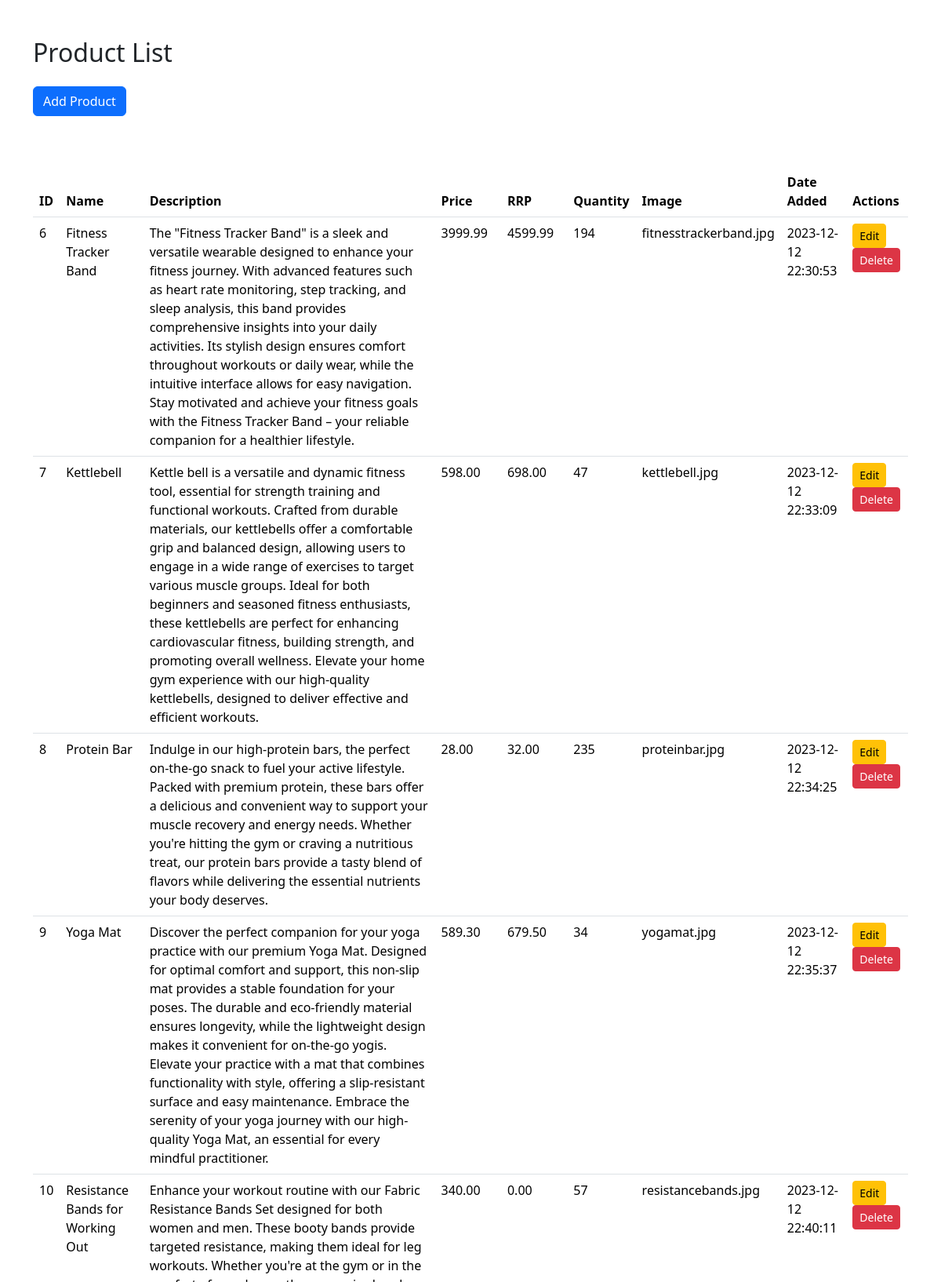
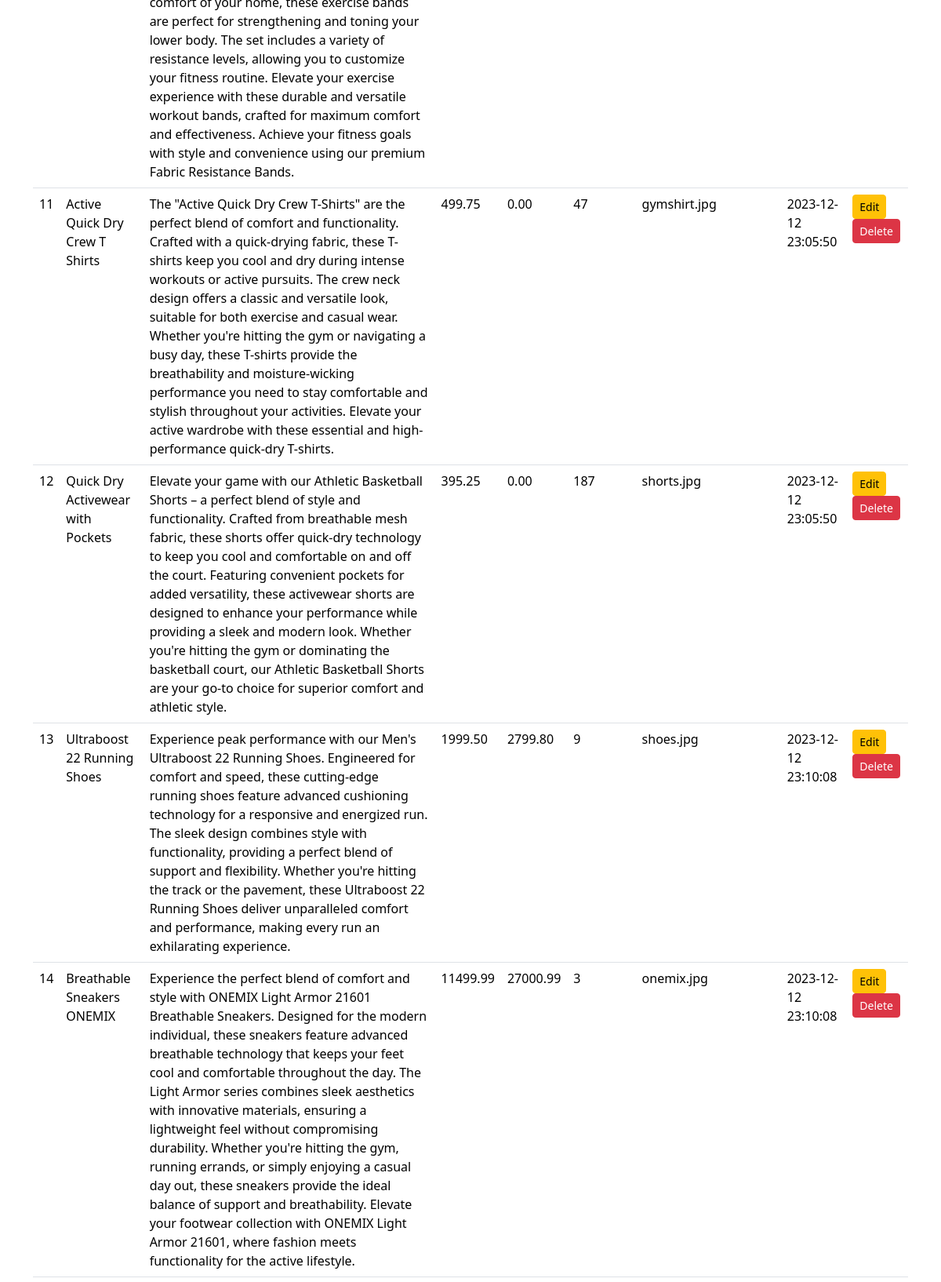
The page /User/shopmanager.php (upper part) on the database its author committed (2 pictures, top to bottom).
### tables this page shows
CREATE TABLE `products` (
  `id` int(11) NOT NULL,
  `name` varchar(200) NOT NULL,
  `desc` text NOT NULL,
  `price` decimal(7,2) NOT NULL,
  `rrp` decimal(7,2) NOT NULL DEFAULT 0.00,
  `quantity` int(11) NOT NULL,
  `img` text NOT NULL,
  `date_added` datetime NOT NULL DEFAULT current_timestamp()
);

### User/shopmanager.php (the view, shortened to what this page needs)
<!DOCTYPE html>
<html lang="en">
<head>
    <link href="https://cdn.jsdelivr.net/npm/bootstrap@5.3.2/dist/css/bootstrap.min.css" rel="stylesheet">
    <link rel="stylesheet" type="text/css" href="https://cdn.datatables.net/1.11.6/css/jquery.dataTables.css">
    <link rel="stylesheet" href="https://cdnjs.cloudflare.com/ajax/libs/font-awesome/5.15.3/css/all.min.css">
</head>
<body>
    <div class="container mt-5">
        <h2 class="mb-4">Product List</h2>
        <button class="btn btn-primary mb-3" data-bs-toggle="modal" data-bs-target="#addProductModal">Add Product</button>
    </div>
    <div class="container mt-5">
        <table id="productTable" class="table">
            <thead>
                <tr>
                    <th>ID</th>
                    <th>Name</th>
                    <th>Description</th>
                    <th>Price</th>
                    <th>RRP</th>
                    <th>Quantity</th>
                    <th>Image</th>
                    <th>Date Added</th>
                    <th>Actions</th>
                </tr>
            </thead>
            <tbody>
                <?php
                include('db_conn.php');
                $result = mysqli_query($conn, "SELECT * FROM products");
                while ($row = mysqli_fetch_assoc($result)) {
                    echo "<tr>
                            <td>{$row['id']}</td>
                            <td>{$row['name']}</td>
                            <td>{$row['desc']}</td>
                            <td>{$row['price']}</td>
                            <td>{$row['rrp']}</td>
                            <td>{$row['quantity']}</td>
                            <td>{$row['img']}</td>
                            <td>{$row['date_added']}</td>
                            <td>
                                <button class='btn btn-warning btn-sm edit-btn' data-bs-toggle='modal' data-bs-target='#editProductModal' data-product-id='{$row['id']}'>Edit</button>
                                <button class='btn btn-danger btn-sm delete-btn' data-product-id='{$row['id']}'>Delete</button>
                            </td>
                          </tr>";
                }
                ?>
            </tbody>
        </table>
    </div>
</body>
</html>

### rows shown on the page
products: id "6", name "Fitness Tracker Band", desc "The \"Fitness Tracker Band\" is a sleek and versatile wearable designed to enhance your fitness journey. With advanced features such as heart rate monitoring, step tracking, and sleep analysis, this band provides comprehensive insights into your daily activities. Its stylish design ensures comfort throughout workouts or daily wear, while the intuitive interface allows for easy navigation. Stay motivated and achieve your fitness goals with the Fitness Tracker Band – your reliable companion for a healthier lifestyle.", price "3999.99", rrp "4599.99", quantity "194", img "fitnesstrackerband.jpg", date_added "2023-12-12 22:30:53"
products: id "7", name "Kettlebell", desc "Kettle bell is a versatile and dynamic fitness tool, essential for strength training and functional workouts. Crafted from durable materials, our kettlebells offer a comfortable grip and balanced design, allowing users to engage in a wide range of exercises to target various muscle groups. Ideal for both beginners and seasoned fitness enthusiasts, these kettlebells are perfect for enhancing cardiovascular fitness, building strength, and promoting overall wellness. Elevate your home gym experience with our high-quality kettlebells, designed to deliver effective and efficient workouts.", price "598.00", rrp "698.00", quantity "47", img "kettlebell.jpg", date_added "2023-12-12 22:33:09"
products: id "8", name "Protein Bar", desc "Indulge in our high-protein bars, the perfect on-the-go snack to fuel your active lifestyle. Packed with premium protein, these bars offer a delicious and convenient way to support your muscle recovery and energy needs. Whether you're hitting the gym or craving a nutritious treat, our protein bars provide a tasty blend of flavors while delivering the essential nutrients your body deserves.", price "28.00", rrp "32.00", quantity "235", img "proteinbar.jpg", date_added "2023-12-12 22:34:25"
products: id "9", name "Yoga Mat", desc "Discover the perfect companion for your yoga practice with our premium Yoga Mat. Designed for optimal comfort and support, this non-slip mat provides a stable foundation for your poses. The durable and eco-friendly material ensures longevity, while the lightweight design makes it convenient for on-the-go yogis. Elevate your practice with a mat that combines functionality with style, offering a slip-resistant surface and easy maintenance. Embrace the serenity of your yoga journey with our high-quality Yoga Mat, an essential for every mindful practitioner.", price "589.30", rrp "679.50", quantity "34", img "yogamat.jpg", date_added "2023-12-12 22:35:37"
products: id "10", name "Resistance Bands for Working Out", desc "Enhance your workout routine with our Fabric Resistance Bands Set designed for both women and men. These booty bands provide targeted resistance, making them ideal for leg workouts. Whether you're at the gym or in the comfort of your home, these exercise bands are perfect for strengthening and toning your lower body. The set includes a variety of resistance levels, allowing you to customize your fitness routine. Elevate your exercise experience with these durable and versatile workout bands, crafted for maximum comfort and effectiveness. Achieve your fitness goals with style and convenience using our premium Fabric Resistance Bands.", price "340.00", rrp "0.00", quantity "57", img "resistancebands.jpg", date_added "2023-12-12 22:40:11"
products: id "11", name "Active Quick Dry Crew T Shirts", desc "The \"Active Quick Dry Crew T-Shirts\" are the perfect blend of comfort and functionality. Crafted with a quick-drying fabric, these T-shirts keep you cool and dry during intense workouts or active pursuits. The crew neck design offers a classic and versatile look, suitable for both exercise and casual wear. Whether you're hitting the gym or navigating a busy day, these T-shirts provide the breathability and moisture-wicking performance you need to stay comfortable and stylish throughout your activities. Elevate your active wardrobe with these essential and high-performance quick-dry T-shirts.", price "499.75", rrp "0.00", quantity "47", img "gymshirt.jpg", date_added "2023-12-12 23:05:50"
products: id "12", name "Quick Dry Activewear with Pockets", desc "Elevate your game with our Athletic Basketball Shorts – a perfect blend of style and functionality. Crafted from breathable mesh fabric, these shorts offer quick-dry technology to keep you cool and comfortable on and off the court. Featuring convenient pockets for added versatility, these activewear shorts are designed to enhance your performance while providing a sleek and modern look. Whether you're hitting the gym or dominating the basketball court, our Athletic Basketball Shorts are your go-to choice for superior comfort and athletic style.", price "395.25", rrp "0.00", quantity "187", img "shorts.jpg", date_added "2023-12-12 23:05:50"
products: id "13", name "Ultraboost 22 Running Shoes", desc "Experience peak performance with our Men's Ultraboost 22 Running Shoes. Engineered for comfort and speed, these cutting-edge running shoes feature advanced cushioning technology for a responsive and energized run. The sleek design combines style with functionality, providing a perfect blend of support and flexibility. Whether you're hitting the track or the pavement, these Ultraboost 22 Running Shoes deliver unparalleled comfort and performance, making every run an exhilarating experience.", price "1999.50", rrp "2799.80", quantity "9", img "shoes.jpg", date_added "2023-12-12 23:10:08"
products: id "14", name "Breathable Sneakers ONEMIX", desc "Experience the perfect blend of comfort and style with ONEMIX Light Armor 21601 Breathable Sneakers. Designed for the modern individual, these sneakers feature advanced breathable technology that keeps your feet cool and comfortable throughout the day. The Light Armor series combines sleek aesthetics with innovative materials, ensuring a lightweight feel without compromising durability. Whether you're hitting the gym, running errands, or simply enjoying a casual day out, these sneakers provide the ideal balance of support and breathability. Elevate your footwear collection with ONEMIX Light Armor 21601, where fashion meets functionality for the active lifestyle.", price "11499.99", rrp "27000.99", quantity "3", img "onemix.jpg", date_added "2023-12-12 23:10:08"
